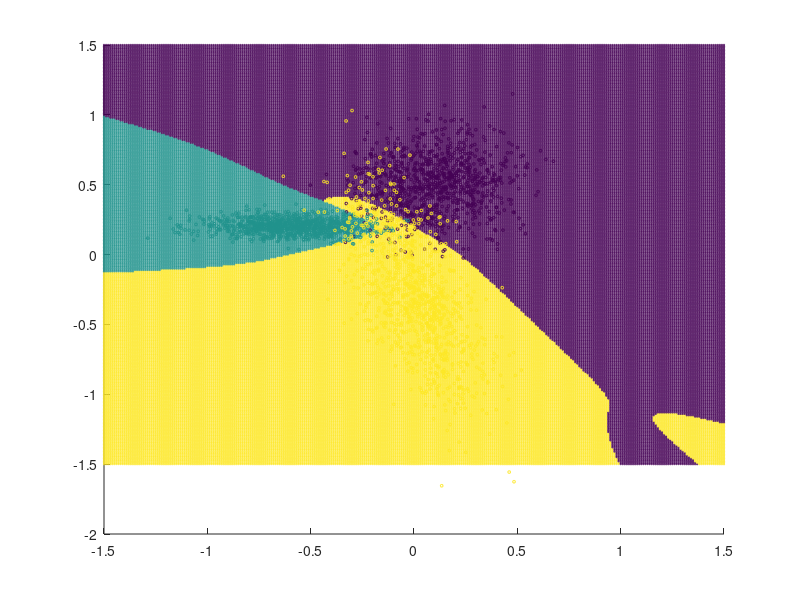

MATLAB code to generate this figure:
hold on
test = csvread('data.solved.csv',1,0);
testX=test(:,1);
testY=test(:,2);
color=test(:,3);
scatter(testX,testY,1,color);

train= csvread('data.train.csv',1,0);
trainX=train(:,1);
trainY=train(:,2);
color=train(:,3);
scatter(trainX,trainY,4,color);
hold off